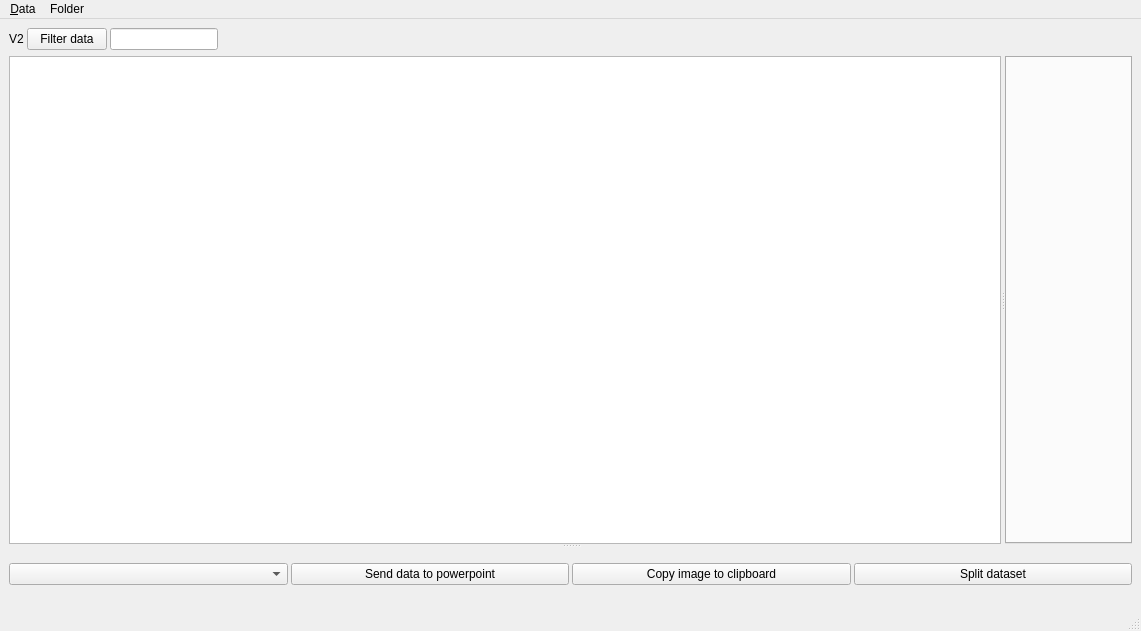
<?xml version="1.0" encoding="UTF-8"?>
<ui version="4.0">
 <class>dataviewer</class>
 <widget class="QMainWindow" name="dataviewer">
  <property name="geometry">
   <rect>
    <x>0</x>
    <y>0</y>
    <width>1141</width>
    <height>631</height>
   </rect>
  </property>
  <property name="windowTitle">
   <string>dataviewer</string>
  </property>
  <widget class="QWidget" name="centralwidget">
   <layout class="QVBoxLayout" name="verticalLayout_5">
    <item>
     <widget class="QSplitter" name="splitter_2">
      <property name="sizePolicy">
       <sizepolicy hsizetype="Expanding" vsizetype="Preferred">
        <horstretch>0</horstretch>
        <verstretch>0</verstretch>
       </sizepolicy>
      </property>
      <property name="orientation">
       <enum>Qt::Vertical</enum>
      </property>
      <property name="opaqueResize">
       <bool>true</bool>
      </property>
      <widget class="QWidget" name="toppart" native="true">
       <property name="sizePolicy">
        <sizepolicy hsizetype="Expanding" vsizetype="Expanding">
         <horstretch>0</horstretch>
         <verstretch>0</verstretch>
        </sizepolicy>
       </property>
       <layout class="QVBoxLayout" name="verticalLayout_3">
        <item>
         <layout class="QVBoxLayout" name="verticalLayout">
          <item>
           <widget class="QWidget" name="topbar" native="true">
            <property name="enabled">
             <bool>true</bool>
            </property>
            <property name="sizePolicy">
             <sizepolicy hsizetype="Expanding" vsizetype="Preferred">
              <horstretch>0</horstretch>
              <verstretch>0</verstretch>
             </sizepolicy>
            </property>
            <property name="minimumSize">
             <size>
              <width>0</width>
              <height>0</height>
             </size>
            </property>
            <property name="maximumSize">
             <size>
              <width>16777215</width>
              <height>16777215</height>
             </size>
            </property>
            <layout class="QHBoxLayout" name="horizontalLayout" stretch="0,0,0,0,0">
             <property name="spacing">
              <number>0</number>
             </property>
             <property name="sizeConstraint">
              <enum>QLayout::SetFixedSize</enum>
             </property>
             <property name="leftMargin">
              <number>0</number>
             </property>
             <property name="topMargin">
              <number>0</number>
             </property>
             <property name="rightMargin">
              <number>0</number>
             </property>
             <property name="bottomMargin">
              <number>0</number>
             </property>
             <item>
              <widget class="QLabel" name="logfile">
               <property name="text">
                <string>V2</string>
               </property>
              </widget>
             </item>
             <item>
              <spacer name="horizontalSpacer">
               <property name="orientation">
                <enum>Qt::Horizontal</enum>
               </property>
               <property name="sizeType">
                <enum>QSizePolicy::Fixed</enum>
               </property>
               <property name="sizeHint" stdset="0">
                <size>
                 <width>3</width>
                 <height>20</height>
                </size>
               </property>
              </spacer>
             </item>
             <item>
              <widget class="QPushButton" name="filter_button">
               <property name="text">
                <string>Filter data</string>
               </property>
              </widget>
             </item>
             <item>
              <spacer name="horizontalSpacer_2">
               <property name="orientation">
                <enum>Qt::Horizontal</enum>
               </property>
               <property name="sizeType">
                <enum>QSizePolicy::Fixed</enum>
               </property>
               <property name="sizeHint" stdset="0">
                <size>
                 <width>3</width>
                 <height>20</height>
                </size>
               </property>
              </spacer>
             </item>
             <item>
              <widget class="QLineEdit" name="filter_input"/>
             </item>
            </layout>
           </widget>
          </item>
          <item>
           <widget class="QSplitter" name="splitter">
            <property name="sizePolicy">
             <sizepolicy hsizetype="Preferred" vsizetype="Expanding">
              <horstretch>0</horstretch>
              <verstretch>0</verstretch>
             </sizepolicy>
            </property>
            <property name="orientation">
             <enum>Qt::Horizontal</enum>
            </property>
            <widget class="QTreeView" name="data_view">
             <property name="editTriggers">
              <set>QAbstractItemView::NoEditTriggers</set>
             </property>
            </widget>
            <widget class="QTabWidget" name="tabWidget"/>
           </widget>
          </item>
         </layout>
        </item>
       </layout>
      </widget>
      <widget class="QWidget" name="bottompart" native="true">
       <layout class="QVBoxLayout" name="verticalLayout_4">
        <item>
         <layout class="QHBoxLayout" name="horizontalLayout_4">
          <property name="spacing">
           <number>6</number>
          </property>
          <property name="sizeConstraint">
           <enum>QLayout::SetDefaultConstraint</enum>
          </property>
          <item>
           <layout class="QFormLayout" name="data_select_lay"/>
          </item>
         </layout>
        </item>
        <item>
         <layout class="QVBoxLayout" name="verticalLayout_2">
          <property name="leftMargin">
           <number>0</number>
          </property>
          <item>
           <widget class="QWidget" name="bottombar" native="true">
            <property name="sizePolicy">
             <sizepolicy hsizetype="Preferred" vsizetype="Preferred">
              <horstretch>0</horstretch>
              <verstretch>0</verstretch>
             </sizepolicy>
            </property>
            <property name="minimumSize">
             <size>
              <width>0</width>
              <height>0</height>
             </size>
            </property>
            <property name="maximumSize">
             <size>
              <width>16777215</width>
              <height>16777215</height>
             </size>
            </property>
            <layout class="QHBoxLayout" name="horizontalLayout_3" stretch="0,0,0,0,0,0,0">
             <property name="spacing">
              <number>0</number>
             </property>
             <property name="leftMargin">
              <number>0</number>
             </property>
             <property name="topMargin">
              <number>0</number>
             </property>
             <property name="rightMargin">
              <number>0</number>
             </property>
             <property name="bottomMargin">
              <number>0</number>
             </property>
             <item>
              <widget class="QComboBox" name="data_select"/>
             </item>
             <item>
              <spacer name="horizontalSpacer_3">
               <property name="orientation">
                <enum>Qt::Horizontal</enum>
               </property>
               <property name="sizeType">
                <enum>QSizePolicy::Fixed</enum>
               </property>
               <property name="sizeHint" stdset="0">
                <size>
                 <width>3</width>
                 <height>20</height>
                </size>
               </property>
              </spacer>
             </item>
             <item>
              <widget class="QPushButton" name="send_ppt">
               <property name="text">
                <string>Send data to powerpoint</string>
               </property>
              </widget>
             </item>
             <item>
              <spacer name="horizontalSpacer_4">
               <property name="orientation">
                <enum>Qt::Horizontal</enum>
               </property>
               <property name="sizeType">
                <enum>QSizePolicy::Fixed</enum>
               </property>
               <property name="sizeHint" stdset="0">
                <size>
                 <width>3</width>
                 <height>20</height>
                </size>
               </property>
              </spacer>
             </item>
             <item>
              <widget class="QPushButton" name="copy_im">
               <property name="text">
                <string>Copy image to clipboard</string>
               </property>
              </widget>
             </item>
             <item>
              <spacer name="horizontalSpacer_5">
               <property name="orientation">
                <enum>Qt::Horizontal</enum>
               </property>
               <property name="sizeType">
                <enum>QSizePolicy::Fixed</enum>
               </property>
               <property name="sizeHint" stdset="0">
                <size>
                 <width>3</width>
                 <height>20</height>
                </size>
               </property>
              </spacer>
             </item>
             <item>
              <widget class="QPushButton" name="split_data">
               <property name="text">
                <string>Split dataset</string>
               </property>
              </widget>
             </item>
            </layout>
           </widget>
          </item>
         </layout>
        </item>
       </layout>
      </widget>
     </widget>
    </item>
   </layout>
  </widget>
  <widget class="QMenuBar" name="menubar">
   <property name="geometry">
    <rect>
     <x>0</x>
     <y>0</y>
     <width>1141</width>
     <height>21</height>
    </rect>
   </property>
   <widget class="QMenu" name="menu_Data">
    <property name="title">
     <string>&amp;Data</string>
    </property>
    <addaction name="actionReload_data"/>
    <addaction name="actionPreload_all_info"/>
    <addaction name="actionQui"/>
   </widget>
   <widget class="QMenu" name="menuFolder">
    <property name="title">
     <string>Folder</string>
    </property>
    <addaction name="actionAdd_directory"/>
   </widget>
   <addaction name="menu_Data"/>
   <addaction name="menuFolder"/>
  </widget>
  <widget class="QStatusBar" name="statusbar"/>
  <action name="actionReload_data">
   <property name="text">
    <string>Reload data</string>
   </property>
  </action>
  <action name="actionPreload_all_info">
   <property name="text">
    <string>Preload all info</string>
   </property>
  </action>
  <action name="actionQui">
   <property name="text">
    <string>Quit</string>
   </property>
  </action>
  <action name="actionAdd_directory">
   <property name="text">
    <string>Add directory</string>
   </property>
  </action>
 </widget>
 <resources/>
 <connections/>
</ui>
